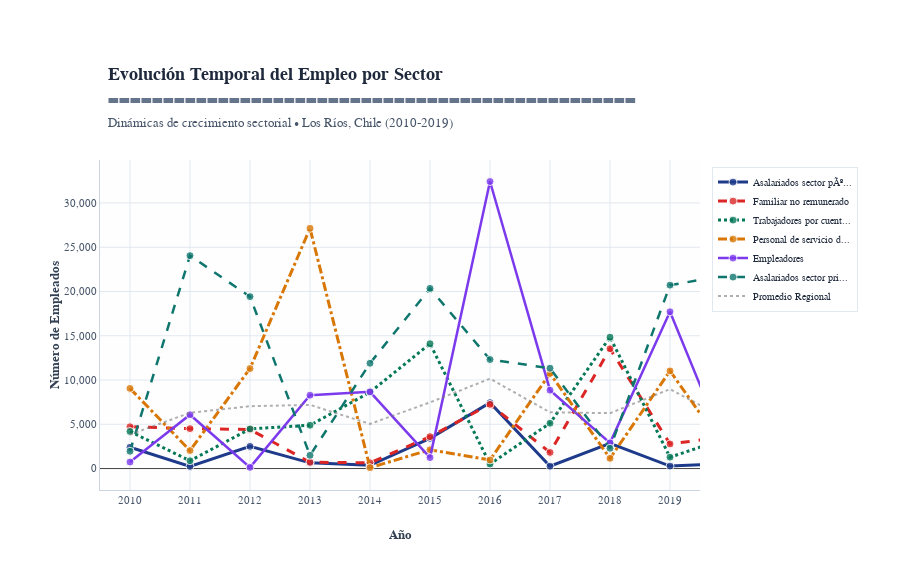

This figure's notebook cell:
### Markdown cell above
## 📈 Análisis de Evolución Temporal del Empleo
### *Dinámicas de Crecimiento y Declive Sectorial (2010-2019)*

---

#### 🎯 **Objetivo Estratégico**

Este análisis longitudinal evalúa las **tendencias de crecimiento y declive** de los principales sectores laborales para:

- 📊 **Identificar sectores en expansión** con oportunidades de crecimiento futuro
- 📉 **Detectar sectores en declive** que requieren estrategias de reconversión
- 🔄 **Evaluar volatilidad sectorial** y estabilidad del empleo
- 💡 **Proyectar tendencias futuras** basadas en patrones históricos

#### 📈 **Framework de Análisis Temporal**

| **Dimensión** | **Métrica** | **Interpretación Ejecutiva** |
|:--------------|:------------|:------------------------------|
| **Tasa de Crecimiento** | CAGR 2010-2019 | Velocidad de expansión/contracción sectorial |
| **Volatilidad** | Coeficiente de variación | Estabilidad y predictibilidad del empleo |
| **Tendencia General** | Pendiente de regresión | Dirección sostenida del cambio |
| **Puntos de Inflexión** | Cambios de tendencia | Momentos críticos de transformación |

#### 🎨 **Convenciones Visuales Temporales**

- **Paleta Temporal Diferenciada**: Cada sector con color único para identificación rápida
- **Líneas de Tendencia**: Grosor variable según importancia del sector
- **Marcadores**: Puntos destacados para cada año de medición
- **Área de Enfoque**: Los 6 sectores más relevantes para claridad visual

#### 📊 **Clasificación de Tendencias**

| **Categoría** | **Criterio** | **Icono** | **Implicación Estratégica** |
|:--------------|:-------------|:----------|:----------------------------|
| **Crecimiento Fuerte** | CAGR > 10% | 📈 | Sectores de inversión prioritaria |
| **Crecimiento Moderado** | CAGR 0% - 10% | 📊 | Sectores estables con potencial |
| **Estancamiento** | CAGR -5% - 0% | ➡️ | Sectores que requieren revitalización |
| **Declive Moderado** | CAGR -10% - -5% | 📉 | Sectores en transición |
| **Declive Fuerte** | CAGR < -10% | ⬇️ | Sectores que requieren reconversión |

#### 🔍 **Metodología de Análisis**

1. **Selección de Sectores**: Top 6 por volumen de empleo para relevancia
2. **Agregación Temporal**: Por año para suavizar fluctuaciones estacionales
3. **Cálculo de Crecimiento**: Tasas anualizadas y acumuladas
4. **Análisis de Volatilidad**: Medición de estabilidad intersectorial
5. **Identificación de Outliers**: Sectores con comportamiento excepcional

#### 💼 **Valor Ejecutivo**

Esta visualización temporal permite:

1. **🎯 Anticipación de tendencias** para planificación estratégica
2. **💰 Optimización de inversiones** en sectores de crecimiento
3. **⚠️ Gestión proactiva** de sectores en declive
4. **📊 Benchmarking** de performance sectorial comparativa

---

> **💡 Insight Temporal**: Las tendencias históricas del empleo sectorial revelan tanto oportunidades emergentes como desafíos estructurales que requieren respuestas estratégicas diferenciadas por parte de los tomadores de decisión regionales.

### Code cell
# 📈 ANÁLISIS TEMPORAL: EVOLUCIÓN SECTORIAL 2010-2019
# =====================================================

# ▬▬▬▬▬▬▬▬▬▬▬▬▬▬▬▬▬▬▬▬▬▬▬▬▬▬▬▬▬▬▬▬▬▬▬▬▬▬▬▬▬▬▬▬▬▬▬▬▬▬▬▬▬▬▬▬▬▬▬▬▬▬▬▬
# 📈 ANÁLISIS DE EVOLUCIÓN TEMPORAL - DISEÑO THE ECONOMIST PREMIUM  
# ▬▬▬▬▬▬▬▬▬▬▬▬▬▬▬▬▬▬▬▬▬▬▬▬▬▬▬▬▬▬▬▬▬▬▬▬▬▬▬▬▬▬▬▬▬▬▬▬▬▬▬▬▬▬▬▬▬▬▬▬▬▬▬▬

print("📈 ANÁLISIS DE EVOLUCIÓN TEMPORAL")
print("="*60)
print("📊 Procesando series temporales con diseño The Economist...")

# ═══════════════════════════════════════════════════════════════
# 📊 PREPARACIÓN DE DATOS TEMPORALES
# ═══════════════════════════════════════════════════════════════

# Obtener los 6 sectores más importantes por volumen total
if 'empleo_por_sector' not in locals():
    # Recrear si no existe de análisis previo
    datos_sectoriales = datos[
        (datos['Grupo_Simple'] != 'TOTAL OCUPADOS') & 
        (datos['Sexo'] == 'Ambos sexos')
    ].copy()
    empleo_por_sector = datos_sectoriales.groupby('Grupo_Simple')['Value'].sum().reset_index()

top_6_sectores = empleo_por_sector.tail(6)['Grupo_Simple'].tolist()

print(f"🎯 Sectores analizados: {len(top_6_sectores)}")
for i, sector in enumerate(top_6_sectores, 1):
    print(f"   {i}. {sector}")

# Filtrar datos temporales para estos sectores
datos_temporales = datos[
    (datos['Grupo_Simple'].isin(top_6_sectores)) &
    (datos['Sexo'] == 'Ambos sexos')
].copy()

# Agregación por año y sector
evolucion_sectorial = datos_temporales.groupby(['Año', 'Grupo_Simple'])['Value'].sum().reset_index()

print(f"✅ Datos temporales procesados: {len(evolucion_sectorial)} registros")

# ═══════════════════════════════════════════════════════════════
# 🎨 CONFIGURACIÓN VISUAL TEMPORAL AVANZADA
# ═══════════════════════════════════════════════════════════════

# Paleta temporal premium estilo The Economist
PALETA_TEMPORAL_THE_ECONOMIST = {
    'principal': '#1e3a8a',         # Azul navy ejecutivo
    'secundario': '#dc2626',        # Rojo clásico The Economist  
    'terciario': '#047857',         # Verde esmeralda corporativo
    'cuaternario': '#d97706',       # Ámbar dorado premium
    'quinario': '#7c3aed',          # Violeta ejecutivo
    'sexto': '#0f766e',            # Verde azulado elegante
    'septimo': '#be185d',          # Rosa ejecutivo
    'octavo': '#374151'            # Gris sofisticado
}

colores_temporales = list(PALETA_TEMPORAL_THE_ECONOMIST.values())[:len(top_6_sectores)]

# Configuración de estilos de línea diferenciados
estilos_linea_temporal = [
    dict(width=3, dash='solid'),     # Línea sólida gruesa
    dict(width=3, dash='dash'),      # Línea discontinua
    dict(width=3, dash='dot'),       # Línea punteada
    dict(width=3, dash='dashdot'),   # Línea mixta
    dict(width=2.5, dash='solid'),   # Línea sólida media
    dict(width=2.5, dash='dash')     # Línea discontinua media
]

# ═══════════════════════════════════════════════════════════════
# 📊 CREACIÓN DE VISUALIZACIÓN TEMPORAL EJECUTIVA
# ═══════════════════════════════════════════════════════════════

fig_temporal = go.Figure()

# Datos para análisis de crecimiento
tasas_crecimiento = {}

# Crear series temporales para cada sector
for i, sector in enumerate(top_6_sectores):
    datos_sector = evolucion_sectorial[evolucion_sectorial['Grupo_Simple'] == sector]
    
    if len(datos_sector) >= 2:  # Validar datos suficientes
        # Calcular tasa de crecimiento
        valor_inicial = datos_sector['Value'].iloc[0]
        valor_final = datos_sector['Value'].iloc[-1]
        años_transcurridos = len(datos_sector) - 1
        
        if valor_inicial > 0 and años_transcurridos > 0:
            cagr = ((valor_final / valor_inicial) ** (1/años_transcurridos) - 1) * 100
            tasas_crecimiento[sector] = cagr
        
        # Nombre optimizado para leyenda
        nombre_leyenda = sector if len(sector) <= 25 else sector[:22] + "..."
        
        # Agregar serie al gráfico
        fig_temporal.add_trace(go.Scatter(
            x=datos_sector['Año'],
            y=datos_sector['Value'],
            mode='lines+markers',
            name=nombre_leyenda,
            line=dict(
                color=colores_temporales[i],
                **estilos_linea_temporal[i % len(estilos_linea_temporal)]
            ),
            marker=dict(
                size=8,
                color=colores_temporales[i],
                opacity=0.8,
                line=dict(width=1, color='white')
            ),
            hovertemplate='<b>%{fullData.name}</b><br>' +
                         'Año: %{x}<br>' +
                         'Empleados: %{y:,.0f}<br>' +
                         '<extra></extra>',
            connectgaps=True
        ))

# Agregar línea de referencia del promedio general
if evolucion_sectorial['Value'].mean() > 0:
    promedio_temporal = evolucion_sectorial.groupby('Año')['Value'].mean()
    
    fig_temporal.add_trace(go.Scatter(
        x=promedio_temporal.index,
        y=promedio_temporal.values,
        mode='lines',
        name='Promedio Regional',
        line=dict(
            color='rgba(122, 122, 122, 0.6)',
            width=2,
            dash='dot'
        ),
        hovertemplate='<b>Promedio Regional</b><br>' +
                     'Año: %{x}<br>' +
                     'Empleados: %{y:,.0f}<br>' +
                     '<extra></extra>',
        showlegend=True
    ))

# Diseño ejecutivo premium estilo The Economist
fig_temporal.update_layout(
    title=dict(
        text='<b>Evolución Temporal del Empleo por Sector</b><br>' +
             '<span style="font-size:14px; color:#64748b;">▬▬▬▬▬▬▬▬▬▬▬▬▬▬▬▬▬▬▬▬▬▬▬▬▬▬▬▬▬▬▬▬▬▬▬▬▬▬▬▬▬▬▬▬▬▬▬▬</span><br>' +
             '<span style="font-size:13px; color:#475569;">Dinámicas de crecimiento sectorial • Los Ríos, Chile (2010-2019)</span>',
        font=dict(size=18, color='#1e293b', family='Georgia, serif'),
        x=0.12,
        xanchor='left',
        pad=dict(b=30)
    ),
    xaxis=dict(
        title=dict(
            text='<b>Año</b>',
            font=dict(size=13, color='#334155', family='Georgia, serif')
        ),
        tickformat='d',
        tickfont=dict(size=11, color='#475569', family='Georgia, serif'),
        gridcolor='#e2e8f0',
        gridwidth=1,
        showgrid=True,
        dtick=1,  # Mostrar cada año
        range=[2009.5, 2019.5],  # Margen visual
        linecolor='#cbd5e1',
        linewidth=1
    ),
    yaxis=dict(
        title=dict(
            text='<b>Número de Empleados</b>',
            font=dict(size=13, color='#334155', family='Georgia, serif')
        ),
        tickformat=',.0f',
        tickfont=dict(size=11, color='#475569', family='Georgia, serif'),
        gridcolor='#e2e8f0',
        gridwidth=1,
        showgrid=True,
        linecolor='#cbd5e1',
        linewidth=1
    ),
    plot_bgcolor='#fefefe',
    paper_bgcolor='white',
    height=580,
    showlegend=True,
    legend=dict(
        orientation="v",
        yanchor="top",
        y=0.98,
        xanchor="left",
        x=1.02,
        font=dict(size=10, color='#1e293b', family='Georgia, serif'),
        bgcolor='rgba(255,255,255,0.95)',
        bordercolor='#e2e8f0',
        borderwidth=1
    ),
    margin=dict(l=100, r=200, t=160, b=90),
    font=dict(family='Georgia, serif', color='#1e293b'),
    hovermode='x unified'
)

fig_temporal.show()

# ═══════════════════════════════════════════════════════════════
# 📈 ANÁLISIS TEMPORAL EJECUTIVO AVANZADO
# ═══════════════════════════════════════════════════════════════

print("\n" + "="*75)
print("📈 ANÁLISIS EJECUTIVO: DINÁMICAS TEMPORALES SECTORIALES")
print("="*75)

print("\n🎯 METODOLOGÍA TEMPORAL:")
print("• Análisis longitudinal de 6 sectores más relevantes")
print("• Cálculo de CAGR (Tasa de Crecimiento Anual Compuesta)")
print("• Identificación de tendencias y puntos de inflexión")
print("• Comparación con promedio regional")

# Análisis de tasas de crecimiento
if tasas_crecimiento:
    print("\n📊 TASAS DE CRECIMIENTO ANUAL (CAGR 2010-2019):")
    print("-" * 55)
    
    sectores_ordenados_crecimiento = sorted(tasas_crecimiento.items(), key=lambda x: x[1], reverse=True)
    
    sectores_en_crecimiento = []
    sectores_estables = []
    sectores_en_declive = []
    
    for sector, cagr in sectores_ordenados_crecimiento:
        if cagr > 10:
            tendencia = "📈 CRECIMIENTO FUERTE"
            color_tendencia = "🟢"
            sectores_en_crecimiento.append(sector)
        elif cagr > 0:
            tendencia = "📊 CRECIMIENTO MODERADO"
            color_tendencia = "🔵"
            sectores_estables.append(sector)
        elif cagr > -5:
            tendencia = "➡️ ESTANCAMIENTO"
            color_tendencia = "🟡"
            sectores_estables.append(sector)
        elif cagr > -10:
            tendencia = "📉 DECLIVE MODERADO"
            color_tendencia = "🟠"
            sectores_en_declive.append(sector)
        else:
            tendencia = "⬇️ DECLIVE FUERTE"
            color_tendencia = "🔴"
            sectores_en_declive.append(sector)
        
        nombre_sector = sector if len(sector) <= 40 else sector[:37] + "..."
        print(f"{color_tendencia} {tendencia}")
        print(f"   • {nombre_sector}")
        print(f"   • CAGR: {cagr:+.1f}% anual")
        print()
    
    # Resumen por categorías
    print("📋 RESUMEN DE TENDENCIAS:")
    print("-" * 30)
    print(f"📈 Sectores en crecimiento: {len(sectores_en_crecimiento)}")
    print(f"➡️ Sectores estables: {len(sectores_estables)}")
    print(f"📉 Sectores en declive: {len(sectores_en_declive)}")
    
    # Sector con mayor y menor crecimiento
    if sectores_ordenados_crecimiento:
        mejor_sector, mejor_cagr = sectores_ordenados_crecimiento[0]
        peor_sector, peor_cagr = sectores_ordenados_crecimiento[-1]
        
        print(f"\n🏆 SECTOR DE MAYOR CRECIMIENTO:")
        print(f"   • {mejor_sector}")
        print(f"   • CAGR: {mejor_cagr:+.1f}% anual")
        
        print(f"\n📉 SECTOR DE MAYOR DECLIVE:")
        print(f"   • {peor_sector}")
        print(f"   • CAGR: {peor_cagr:+.1f}% anual")

# Recomendaciones estratégicas basadas en tendencias
print(f"\n🚀 RECOMENDACIONES ESTRATÉGICAS:")
print("-" * 45)

if sectores_en_crecimiento:
    print("• Sectores en crecimiento:")
    print("  - Incrementar inversión en formación especializada")
    print("  - Facilitar expansión de empresas del sector")
    print("  - Atraer nuevas inversiones")

if sectores_estables:
    print("• Sectores estables:")
    print("  - Modernizar procesos y tecnología")
    print("  - Diversificar oferta de servicios")
    print("  - Fortalecer competitividad")

if sectores_en_declive:
    print("• Sectores en declive:")
    print("  - Implementar programas de reconversión laboral")
    print("  - Facilitar transición hacia sectores emergentes")
    print("  - Apoyo a innovación y transformación sectorial")

print(f"\n💡 IMPLICACIONES PARA POLÍTICA REGIONAL:")
print("-" * 50)
print("• Diversificar hacia sectores de alto crecimiento")
print("• Establecer programas de reconversión laboral")
print("• Monitorear indicadores tempranos de cambio sectorial")
print("• Promover innovación en sectores tradicionales")

print(f"\n✅ ANÁLISIS TEMPORAL COMPLETADO")
print("🎨 Visualización diferenciada por sector • Tendencias identificadas")
print("="*75)

### Figure 1 — Plotly figure (JSON) as saved in the notebook; plotly's stock layout.template omitted (floating-point values rounded to 4 significant figures)
{"data": [{"connectgaps": true, "hovertemplate": "<b>%{fullData.name}</b><br>Año: %{x}<br>Empleados: %{y:,.0f}<br><extra></extra>", "line": {"color": "#1e3a8a", "dash": "solid", "width": 3}, "marker": {"color": "#1e3a8a", "line": {"color": "white", "width": 1}, "opacity": 0.8, "size": 8}, "mode": "lines+markers", "name": "Asalariados sector pÃº...", "type": "scatter", "x": [2010, 2011, 2012, 2013, 2014, 2015, 2016, 2017, 2018, 2019, 2020, 2022, 2023], "y": [2401.0, 245.0, 2504.0, 645.4, 372.6, 3414.0, 7444.0, 265.0, 2835.0, 277.9, 597.2, 830.4, 5848.0]}, {"connectgaps": true, "hovertemplate": "<b>%{fullData.name}</b><br>Año: %{x}<br>Empleados: %{y:,.0f}<br><extra></extra>", "line": {"color": "#dc2626", "dash": "dash", "width": 3}, "marker": {"color": "#dc2626", "line": {"color": "white", "width": 1}, "opacity": 0.8, "size": 8}, "mode": "lines+markers", "name": "Familiar no remunerado", "type": "scatter", "x": [2010, 2011, 2012, 2013, 2014, 2015, 2016, 2017, 2018, 2019, 2020, 2021, 2023], "y": [4721.0, 4510.0, 4415.0, 713.2, 646.1, 3602.0, 7249.0, 1821.0, 13530.0, 2782.0, 3652.0, 271.4, 3552.0]}, {"connectgaps": true, "hovertemplate": "<b>%{fullData.name}</b><br>Año: %{x}<br>Empleados: %{y:,.0f}<br><extra></extra>", "line": {"color": "#047857", "dash": "dot", "width": 3}, "marker": {"color": "#047857", "line": {"color": "white", "width": 1}, "opacity": 0.8, "size": 8}, "mode": "lines+markers", "name": "Trabajadores por cuent...", "type": "scatter", "x": [2010, 2011, 2012, 2013, 2014, 2015, 2016, 2017, 2018, 2019, 2020, 2022, 2023, 2024], "y": [4188.0, 879.5, 4479.0, 4890.0, 8618.0, 14100.0, 508.9, 5121.0, 14840.0, 1286.0, 3538.0, 8765.0, 4001.0, 425.7]}, {"connectgaps": true, "hovertemplate": "<b>%{fullData.name}</b><br>Año: %{x}<br>Empleados: %{y:,.0f}<br><extra></extra>", "line": {"color": "#d97706", "dash": "dashdot", "width": 3}, "marker": {"color": "#d97706", "line": {"color": "white", "width": 1}, "opacity": 0.8, "size": 8}, "mode": "lines+markers", "name": "Personal de servicio d...", "type": "scatter", "x": [2010, 2011, 2012, 2013, 2014, 2015, 2016, 2017, 2018, 2019, 2020, 2021, 2022], "y": [9052.0, 2035.0, 11300.0, 27130.0, 101.5, 2123.0, 968.8, 10750.0, 1154.0, 11030.0, 1444.0, 7449.0, 6.436]}, {"connectgaps": true, "hovertemplate": "<b>%{fullData.name}</b><br>Año: %{x}<br>Empleados: %{y:,.0f}<br><extra></extra>", "line": {"color": "#7c3aed", "dash": "solid", "width": 2.5}, "marker": {"color": "#7c3aed", "line": {"color": "white", "width": 1}, "opacity": 0.8, "size": 8}, "mode": "lines+markers", "name": "Empleadores", "type": "scatter", "x": [2010, 2011, 2012, 2013, 2014, 2015, 2016, 2017, 2018, 2019, 2020, 2021, 2022, 2023, 2024], "y": [735.2, 6081.0, 134.3, 8286.0, 8668.0, 1237.0, 32420.0, 8852.0, 2901.0, 17710.0, 1180.0, 999.2, 12630.0, 12730.0, 781.9]}, {"connectgaps": true, "hovertemplate": "<b>%{fullData.name}</b><br>Año: %{x}<br>Empleados: %{y:,.0f}<br><extra></extra>", "line": {"color": "#0f766e", "dash": "dash", "width": 2.5}, "marker": {"color": "#0f766e", "line": {"color": "white", "width": 1}, "opacity": 0.8, "size": 8}, "mode": "lines+markers", "name": "Asalariados sector pri...", "type": "scatter", "x": [2010, 2011, 2012, 2013, 2014, 2015, 2016, 2017, 2018, 2019, 2020, 2021, 2022, 2023, 2024], "y": [1954.0, 24050.0, 19420.0, 1492.0, 11890.0, 20350.0, 12310.0, 11330.0, 2294.0, 20710.0, 21890.0, 25970.0, 19210.0, 26920.0, 1018.0]}, {"hovertemplate": "<b>Promedio Regional</b><br>Año: %{x}<br>Empleados: %{y:,.0f}<br><extra></extra>", "line": {"color": "rgba(122, 122, 122, 0.6)", "dash": "dot", "width": 2}, "mode": "lines", "name": "Promedio Regional", "showlegend": true, "type": "scatter", "x": [2010, 2011, 2012, 2013, 2014, 2015, 2016, 2017, 2018, 2019, 2020, 2021, 2022, 2023, 2024], "y": [3842.0, 6300.0, 7041.0, 7193.0, 5049.0, 7470.0, 10150.0, 6356.0, 6258.0, 8966.0, 5383.0, 8672.0, 8288.0, 10610.0, 741.7]}], "layout": {"font": {"color": "#1e293b", "family": "Georgia, serif"}, "height": 580, "hovermode": "x unified", "legend": {"bgcolor": "rgba(255,255,255,0.95)", "bordercolor": "#e2e8f0", "borderwidth": 1, "font": {"color": "#1e293b", "family": "Georgia, serif", "size": 10}, "orientation": "v", "x": 1.02, "xanchor": "left", "y": 0.98, "yanchor": "top"}, "margin": {"b": 90, "l": 100, "r": 200, "t": 160}, "paper_bgcolor": "white", "plot_bgcolor": "#fefefe", "showlegend": true, "title": {"font": {"color": "#1e293b", "family": "Georgia, serif", "size": 18}, "pad": {"b": 30}, "text": "<b>Evolución Temporal del Empleo por Sector</b><br><span style=\"font-size:14px; color:#64748b;\">▬▬▬▬▬▬▬▬▬▬▬▬▬▬▬▬▬▬▬▬▬▬▬▬▬▬▬▬▬▬▬▬▬▬▬▬▬▬▬▬▬▬▬▬▬▬▬▬</span><br><span style=\"font-size:13px; color:#475569;\">Dinámicas de crecimiento sectorial • Los Ríos, Chile (2010-2019)</span>", "x": 0.12, "xanchor": "left"}, "xaxis": {"dtick": 1, "gridcolor": "#e2e8f0", "gridwidth": 1, "linecolor": "#cbd5e1", "linewidth": 1, "range": [2010.0, 2020.0], "showgrid": true, "tickfont": {"color": "#475569", "family": "Georgia, serif", "size": 11}, "tickformat": "d", "title": {"font": {"color": "#334155", "family": "Georgia, serif", "size": 13}, "text": "<b>Año</b>"}}, "yaxis": {"gridcolor": "#e2e8f0", "gridwidth": 1, "linecolor": "#cbd5e1", "linewidth": 1, "showgrid": true, "tickfont": {"color": "#475569", "family": "Georgia, serif", "size": 11}, "tickformat": ",.0f", "title": {"font": {"color": "#334155", "family": "Georgia, serif", "size": 13}, "text": "<b>Número de Empleados</b>"}}}}
